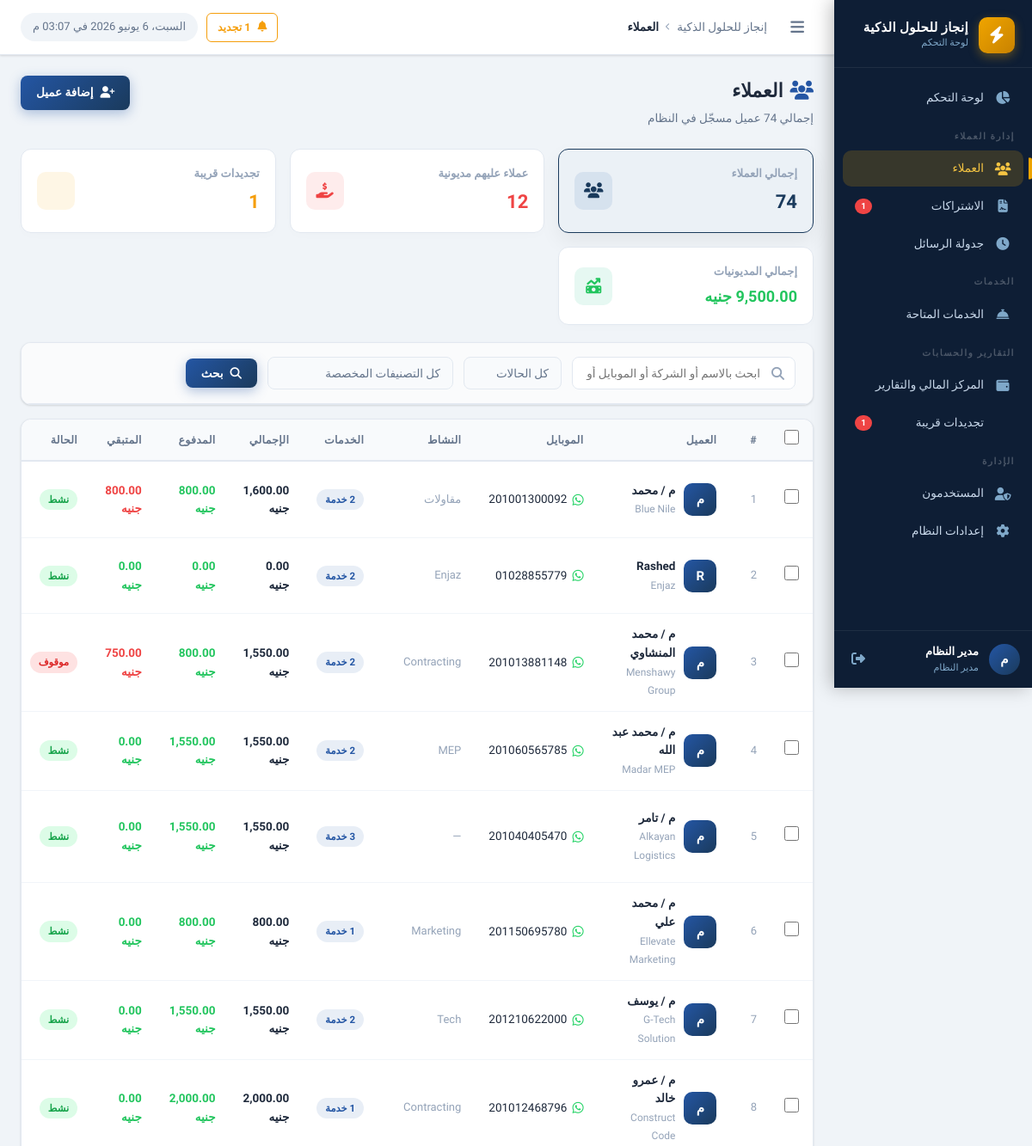
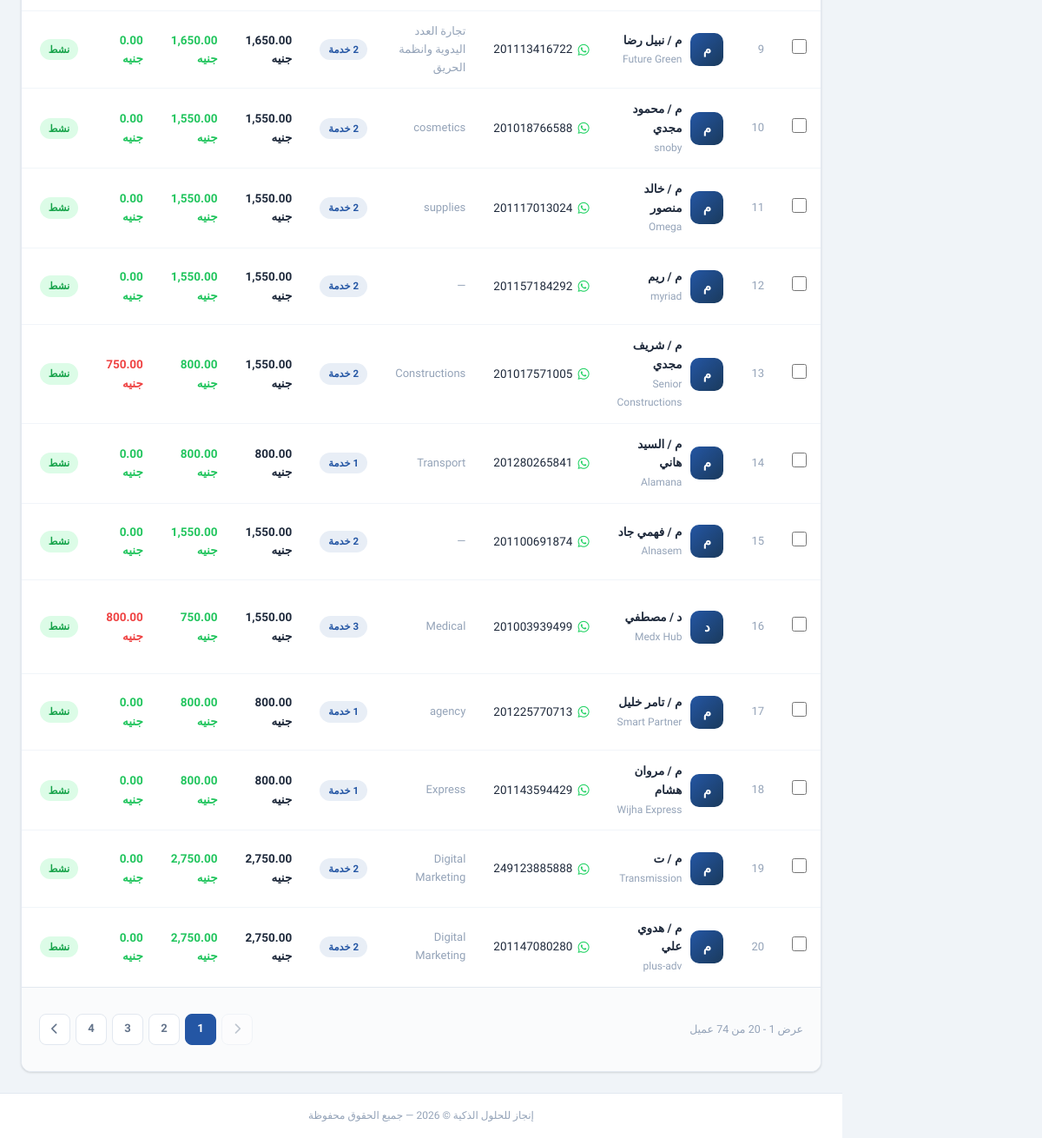
The page /clients/index.php (signed in) on the database its author committed (2 pictures, top to bottom).
### tables this page shows
CREATE TABLE `clients` (
  `id` int UNSIGNED NOT NULL,
  `name` varchar(200) NOT NULL COMMENT 'اسم العميل',
  `company_name` varchar(200) DEFAULT NULL COMMENT 'اسم الشركة',
  `mobile` varchar(20) NOT NULL COMMENT 'رقم الموبايل',
  `mobile_2` varchar(20) DEFAULT NULL COMMENT 'رقم موبايل إضافي',
  `activity` varchar(200) DEFAULT NULL COMMENT 'النشاط التجاري',
  `domain` varchar(255) DEFAULT NULL,
  `domain_provider` varchar(100) DEFAULT NULL,
  `username_note` varchar(200) DEFAULT NULL COMMENT 'اسم المستخدم (للإشارة)',
  `email` varchar(200) DEFAULT NULL,
  `address` text,
  `notes` text,
  `status` tinyint(1) NOT NULL DEFAULT '1' COMMENT '1=نشط, 0=موقوف',
  `created_by` int UNSIGNED DEFAULT NULL,
  `created_at` datetime NOT NULL DEFAULT CURRENT_TIMESTAMP,
  `updated_at` datetime NOT NULL DEFAULT CURRENT_TIMESTAMP ON UPDATE CURRENT_TIMESTAMP
);

### clients/index.php (the view, shortened to what the rows shown need)
<?php
require_once dirname(__DIR__) . '/config/app.php';
$db = getDB();
$warningDays = (int)getSetting('renewal_warning_days','60');
$search = clean($_GET['search'] ?? '');
$filter = $_GET['filter'] ?? '';
$page   = max(1, (int)($_GET['page'] ?? 1));
$perPage = 20;
$where  = ['1=1'];
$params = [];
$whereStr = implode(' AND ', $where);
$havingStr = "";
if ($filter === 'debt') {
    $countStmt = $db->prepare("
        SELECT COUNT(*) FROM (
            SELECT c.id,
                   COALESCE(SUM(CASE WHEN cs.status != 'cancelled' THEN cs.price ELSE 0 END), 0) AS total_services,
                   COALESCE((SELECT SUM(p.amount) FROM payments p WHERE p.client_id = c.id), 0) AS total_paid
            FROM clients c
            LEFT JOIN client_subscriptions cs ON cs.client_id = c.id
            WHERE $whereStr
            GROUP BY c.id
            HAVING (total_services - total_paid) > 0
        ) tmp
    ");
} else {
    $countStmt = $db->prepare("SELECT COUNT(*) FROM clients c WHERE $whereStr");
}
$countStmt->execute($params);
$totalClients = (int)$countStmt->fetchColumn();
$pager = paginate($totalClients, $perPage, $page);
$stmt = $db->prepare("
    SELECT c.*,
           COALESCE(SUM(CASE WHEN cs.status != 'cancelled' THEN cs.price ELSE 0 END), 0) AS total_services,
           COALESCE((SELECT SUM(p.amount) FROM payments p WHERE p.client_id = c.id), 0) AS total_paid,
           COUNT(DISTINCT cs.id) AS subs_count,
           (SELECT cs2.start_date FROM client_subscriptions cs2 WHERE cs2.client_id = c.id ORDER BY (CASE WHEN cs2.status = 'active' THEN 1 ELSE 2 END) ASC, cs2.id DESC LIMIT 1) AS sub_start,
           (SELECT cs2.end_date FROM client_subscriptions cs2 WHERE cs2.client_id = c.id ORDER BY (CASE WHEN cs2.status = 'active' THEN 1 ELSE 2 END) ASC, cs2.id DESC LIMIT 1) AS sub_end,
           (SELECT cs2.status FROM client_subscriptions cs2 WHERE cs2.client_id = c.id ORDER BY (CASE WHEN cs2.status = 'active' THEN 1 ELSE 2 END) ASC, cs2.id DESC LIMIT 1) AS sub_status
    FROM clients c
    LEFT JOIN client_subscriptions cs ON cs.client_id = c.id
    WHERE $whereStr
    GROUP BY c.id
    $havingStr
    ORDER BY c.created_at DESC
    LIMIT ? OFFSET ?
");
$stmt->execute(array_merge($params, [$perPage, $pager['offset']]));
$clients = $stmt->fetchAll();
    ?>
    <?php
require_once INCLUDES_PATH . '/header.php';
?>
<div class="page-header">
  <div class="page-header-text">
    <h1 class="page-title"><i class="fas fa-users" style="color:var(--primary-light);margin-left:8px;"></i>العملاء</h1>
  </div>
</div>
<div class="card">
  <div class="table-wrapper">
    <table class="data-table">
      <thead>
        <tr>
          <th style="width: 40px; text-align: center;"><input type="checkbox" id="selectAllClients" style="width: 17px; height: 17px; cursor: pointer;"></th>
          <th>#</th>
          <th>العميل</th>
          <th>الموبايل</th>
          <th>النشاط</th>
          <th>الخدمات</th>
          <th>الإجمالي</th>
          <th>المدفوع</th>
          <th>المتبقي</th>
          <th>الحالة</th>
        </tr>
      </thead>
      <tbody>
        <?php if (empty($clients)): ?>
        <tr>
          <td colspan="11">
            <div class="empty-state">
              <div class="empty-icon"><i class="fas fa-users-slash"></i></div>
              <p class="empty-title">لا يوجد عملاء</p>
              <p class="empty-text"><?= $search ? 'لم يتطابق أي عميل مع بحثك.' : 'ابدأ بإضافة أول عميل.' ?></p>
              <?php if (hasPermission('add_clients') && !$search): ?>
              <a href="add.php" class="btn btn-primary"><i class="fas fa-user-plus"></i> إضافة عميل</a>
              <?php endif; ?>
            </div>
          </td>
        </tr>
        <?php else: ?>
        <?php foreach ($clients as $i => $client):
          $remaining = $client['total_services'] - $client['total_paid'];
        ?>
        <tr onclick="if(!event.target.closest('a') && !event.target.closest('button') && !event.target.closest('input')) window.location='view.php?id=<?= $client['id'] ?>';" style="cursor:pointer;">
          <td style="text-align: center;" onclick="event.stopPropagation();">
            <input type="checkbox" class="client-checkbox" value="<?= $client['id'] ?>" data-name="<?= e($client['name']) ?>" data-mobile="<?= e($client['mobile']) ?>" data-company="<?= e($client['company_name']) ?>" style="width: 17px; height: 17px; cursor: pointer;">
          </td>
          <td class="text-muted"><?= $pager['offset'] + $i + 1 ?></td>
          <td>
            <div style="display:flex;align-items:center;gap:10px;">
              <div style="width:38px;height:38px;border-radius:10px;background:linear-gradient(135deg,var(--primary-light),var(--primary));
                          display:flex;align-items:center;justify-content:center;color:#fff;font-weight:800;font-size:15px;flex-shrink:0;">
                <?= e(mb_substr($client['name'], 0, 1, 'UTF-8')) ?>
              </div>
              <div>
                <a href="view.php?id=<?= $client['id'] ?>" style="font-weight:700;color:var(--text-primary);display:block;">
                  <?= e($client['name']) ?>
                </a>
                <?php if ($client['company_name']): ?>
                <span style="font-size:12px;color:var(--text-muted);"><?= e($client['company_name']) ?></span>
                <?php endif; ?>
              </div>
            </div>
          </td>
          <td>
            <a href="https://wa.me/<?= preg_replace('/\D/', '', $client['mobile']) ?>" target="_blank"
               style="color:var(--text-primary);display:flex;align-items:center;gap:6px;">
              <i class="fab fa-whatsapp" style="color:#25D366;font-size:15px;"></i>
              <?= e($client['mobile']) ?>
            </a>
          </td>
          <td class="text-muted"><?= e($client['activity'] ?: '—') ?></td>
          <td>
            <?php if ($client['subs_count'] > 0): ?>
            <span class="badge badge-primary"><?= $client['subs_count'] ?> خدمة</span>
            <?php else: ?>
            <span class="text-muted fs-sm">—</span>
            <?php endif; ?>
          </td>
          <td class="fw-bold"><?= formatMoney($client['total_services']) ?></td>
          <td style="color:var(--success);font-weight:600;"><?= formatMoney($client['total_paid']) ?></td>
          <td style="color:<?= $remaining > 0 ? 'var(--danger)' : 'var(--success)' ?>;font-weight:700;">
            <?= formatMoney($remaining) ?>
          </td>
          <td>
            <?= $client['status']
              ? '<span class="badge badge-success">نشط</span>'
              : '<span class="badge badge-danger">موقوف</span>' ?>
          </td>
        </tr>
        <?php endforeach; ?>
        <?php endif; ?>
      </tbody>
    </table>
  </div>
</div>
<?php require_once INCLUDES_PATH . '/footer.php'; ?>

### rows shown on the page
clients: offset "1", name "م", name "م / محمد", company_name "Blue Nile", mobile "201001300092", activity "مقاولات", subs_count "2", total_services "1,600.00 جنيه", total_paid "800.00 جنيه", remaining "800.00 جنيه", status "نشط"
clients: offset "2", name "R", name "Rashed", company_name "Enjaz", mobile "01028855779", activity "Enjaz", subs_count "2", total_services "0.00 جنيه", total_paid "0.00 جنيه", remaining "0.00 جنيه", status "نشط"
clients: offset "3", name "م", name "م / محمد المنشاوي", company_name "Menshawy Group", mobile "201013881148", activity "Contracting", subs_count "2", total_services "1,550.00 جنيه", total_paid "800.00 جنيه", remaining "750.00 جنيه", status "موقوف"
clients: offset "4", name "م", name "م / محمد عبد الله", company_name "Madar MEP", mobile "201060565785", activity "MEP", subs_count "2", total_services "1,550.00 جنيه", total_paid "1,550.00 جنيه", remaining "0.00 جنيه", status "نشط"
clients: offset "5", name "م", name "م / تامر", company_name "Alkayan Logistics", mobile "201040405470", activity "—", subs_count "3", total_services "1,550.00 جنيه", total_paid "1,550.00 جنيه", remaining "0.00 جنيه", status "نشط"
clients: offset "6", name "م", name "م / محمد علي", company_name "Ellevate Marketing", mobile "201150695780", activity "Marketing", subs_count "1", total_services "800.00 جنيه", total_paid "800.00 جنيه", remaining "0.00 جنيه", status "نشط"
clients: offset "7", name "م", name "م / يوسف", company_name "G-Tech Solution", mobile "201210622000", activity "Tech", subs_count "2", total_services "1,550.00 جنيه", total_paid "1,550.00 جنيه", remaining "0.00 جنيه", status "نشط"
clients: offset "8", name "م", name "م / عمرو خالد", company_name "Construct Code", mobile "201012468796", activity "Contracting", subs_count "1", total_services "2,000.00 جنيه", total_paid "2,000.00 جنيه", remaining "0.00 جنيه", status "نشط"
clients: offset "9", name "م", name "م / نبيل رضا", company_name "Future Green", mobile "201113416722", activity "تجارة العدد اليدوية وانظمة الحريق", subs_count "2", total_services "1,650.00 جنيه", total_paid "1,650.00 جنيه", remaining "0.00 جنيه", status "نشط"
clients: offset "10", name "م", name "م / محمود مجدي", company_name "snoby", mobile "201018766588", activity "cosmetics", subs_count "2", total_services "1,550.00 جنيه", total_paid "1,550.00 جنيه", remaining "0.00 جنيه", status "نشط"
clients: offset "11", name "م", name "م / خالد منصور", company_name "Omega", mobile "201117013024", activity "supplies", subs_count "2", total_services "1,550.00 جنيه", total_paid "1,550.00 جنيه", remaining "0.00 جنيه", status "نشط"
clients: offset "12", name "م", name "م / ريم", company_name "myriad", mobile "201157184292", activity "—", subs_count "2", total_services "1,550.00 جنيه", total_paid "1,550.00 جنيه", remaining "0.00 جنيه", status "نشط"
clients: offset "13", name "م", name "م / شريف مجدي", company_name "Senior Constructions", mobile "201017571005", activity "Constructions", subs_count "2", total_services "1,550.00 جنيه", total_paid "800.00 جنيه", remaining "750.00 جنيه", status "نشط"
clients: offset "14", name "م", name "م / السيد هاني", company_name "Alamana", mobile "201280265841", activity "Transport", subs_count "1", total_services "800.00 جنيه", total_paid "800.00 جنيه", remaining "0.00 جنيه", status "نشط"
clients: offset "15", name "م", name "م / فهمي جاد", company_name "Alnasem", mobile "201100691874", activity "—", subs_count "2", total_services "1,550.00 جنيه", total_paid "1,550.00 جنيه", remaining "0.00 جنيه", status "نشط"
clients: offset "16", name "د", name "د / مصطفي", company_name "Medx Hub", mobile "201003939499", activity "Medical", subs_count "3", total_services "1,550.00 جنيه", total_paid "750.00 جنيه", remaining "800.00 جنيه", status "نشط"
clients: offset "17", name "م", name "م / تامر خليل", company_name "Smart Partner", mobile "201225770713", activity "agency", subs_count "1", total_services "800.00 جنيه", total_paid "800.00 جنيه", remaining "0.00 جنيه", status "نشط"
clients: offset "18", name "م", name "م / مروان هشام", company_name "Wijha Express", mobile "201143594429", activity "Express", subs_count "1", total_services "800.00 جنيه", total_paid "800.00 جنيه", remaining "0.00 جنيه", status "نشط"
clients: offset "19", name "م", name "م / ت", company_name "Transmission", mobile "249123885888", activity "Digital Marketing", subs_count "2", total_services "2,750.00 جنيه", total_paid "2,750.00 جنيه", remaining "0.00 جنيه", status "نشط"
clients: offset "20", name "م", name "م / هدوي علي", company_name "plus-adv", mobile "201147080280", activity "Digital Marketing", subs_count "2", total_services "2,750.00 جنيه", total_paid "2,750.00 جنيه", remaining "0.00 جنيه", status "نشط"

### other values the page prints
$companyName "إنجاز للحلول الذكية"
$renewalCount "1"
$userInitial "م"
$userName "مدير النظام"
$userRole "مدير النظام"
$pageTitle "العملاء"
$totalClients "74"
$totalClientsCount "74"
$debtClientsCount "12"
$expiringClientsCount "1"
formatMoney($totalDebtsAmount) "9,500.00 جنيه"
